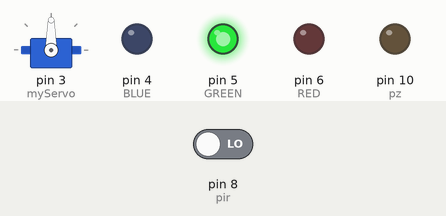
This sketch was run on a simulated Arduino Uno, built with avr-gcc and run on an emulated ATmega328P. On the bench: servo, output pins drawn as LEDs (lit = HIGH). The test bench sets the inputs (shaded band); at power-on: pin 8 (pir) LOW.

Above: at 1.2 s.
1.3 s: pin 8 (pir) driven HIGH
At 2.1 s:
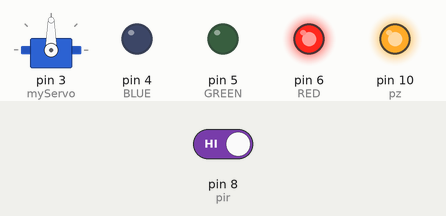
2.8 s: pin 8 (pir) driven LOW
At 3.3 s:
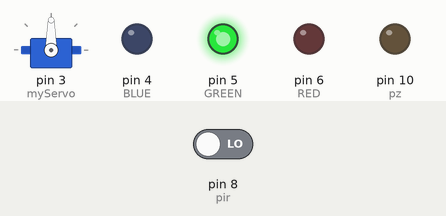
Timing chart, 0 to 5.8 s (numbered marks = the images above; inputs shaded):
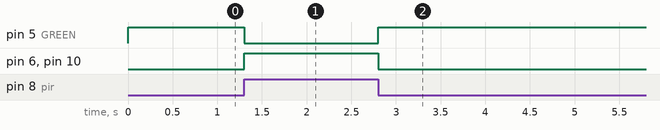

The sketch:

Code.ino
```cpp
#include <Servo.h>
#include <IRremote.h>

Servo myServo;
const int RED = 6, GREEN = 5, BLUE = 4, pz = 10, infra = 9, pir = 8, btn1 = 12, btn2 = 13;
int PIRvalue = 0;
int state = LOW;
IRrecv irrecv(infra);
decode_results results;

void setup() {
  irrecv.enableIRIn();
  myServo.attach(3);
  pinMode(pz, OUTPUT);
  pinMode(RED, OUTPUT);
  pinMode(GREEN, OUTPUT);
  pinMode(BLUE, OUTPUT);
}

void loop() {
  PIRvalue = digitalRead(pir);
  if (PIRvalue == HIGH) {
    digitalWrite(GREEN, LOW);
    digitalWrite(RED, HIGH);
    digitalWrite(pz, HIGH);

    if (state == LOW) {
      Serial.println("Motion detected!");
      state = HIGH;
    }
  } else {
    digitalWrite(RED, LOW);
    digitalWrite(GREEN, HIGH);
    digitalWrite(pz, LOW);

    if (state == HIGH) {
      Serial.println("Motion stopped!");
      state = LOW;
    }
  }
}

void setColor(int red, int green, int blue) {
  analogWrite(RED, red);
  analogWrite(GREEN, green);
  analogWrite(BLUE, blue);
}
```

Measured:
- after the input at 1.3 s, pin 5 (GREEN): HIGH → LOW at once; pin 6 (RED), pin 10 (pz): LOW → HIGH at once
- after the input at 2.8 s, pin 5 (GREEN): LOW → HIGH at once; pin 6 (RED), pin 10 (pz): HIGH → LOW at once
